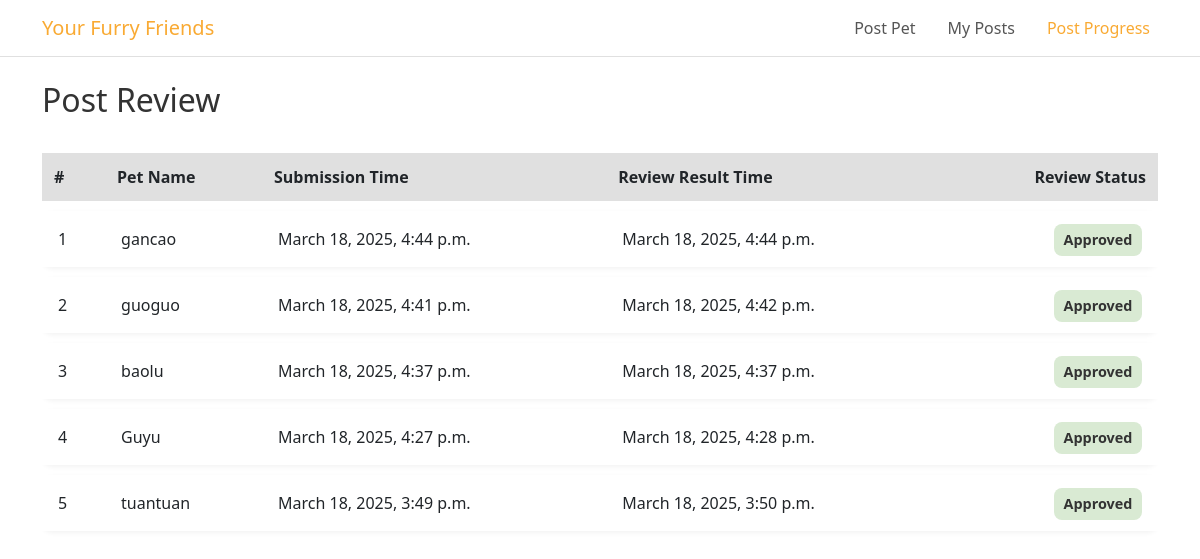
The app's page /posts/review_status/ (signed in) with its own data.
### posts/models.py (models this page shows, shortened)
class PostPetInfo(models.Model):
    post_info_id = models.AutoField(primary_key=True)
    pet = models.ForeignKey(Pet, on_delete=models.CASCADE)  # 🐶 关联宠物信息
    user = models.ForeignKey(
        settings.AUTH_USER_MODEL,  # ✅ 这里用 `settings.AUTH_USER_MODEL`
        on_delete=models.CASCADE,
        related_name="posted_pets",
        null = True,
        blank = True
    )  # ✅ **确保正确关联 `accounts.User`**
    email = models.EmailField(max_length=254, blank=True, null=True)  # ✅新增Email字段
    home_type = models.CharField(max_length=20,
                                 choices=[('Apartment', 'Apartment'), ('House', 'House'),
                                          ('Townhouse', 'Townhouse'), ('Farm/Rural', 'Farm/Rural')],
                                 default='Apartment'
                                 )
    home_ownership = models.CharField(max_length=20,
                                      choices=[('Own', 'Own'), ('Rent', 'Rent'),
                                          ('Living with parents', 'Living with parents'), ('Other', 'Other')],
                                      default='Own'
                                      )
    has_other_pets = models.TextField(blank=True, null=True)
    has_children = models.CharField(max_length=10,
                                      choices=[('0', '0'), ('1', '1'),
                                           ('2', '2'), ('3', '3'),
                                           ('4', '4'), ('5', '5')],
                                      default='0'
                                      )
    experience_with_pets = models.TextField(blank=True, null=True)
    reason_for_fostering = models.TextField(blank=True, null=True)
    pet_passport = models.TextField(blank=True, null=True)
    vaccinated = models.CharField(max_length=20,
                                 choices=[('Yes', 'Yes'), ('No', 'No'),
                                         ],
                                 default='No'
                                 )
    status = models.CharField(
        max_length=20, choices=[('Pending', 'Pending'), ('Approved', 'Approved'), ('Rejected', 'Rejected')],
        default='Pending'
    )  # 📌 **审核状态**
    created_at = models.DateTimeField(auto_now_add=True)
    review_time = models.DateTimeField(null=True, blank=True)

class Pet(models.Model):
    pet_id = models.AutoField(primary_key=True)
    name = models.CharField(max_length=100)
    sex = models.CharField(max_length=10, choices=[('Male', 'Male'), ('Female', 'Female')])
    age = models.CharField(max_length=10, choices=[('Young', 'Young'), ('Adult', 'Adult')])
    weight = models.FloatField()
    breed = models.CharField(max_length=100, blank=True, null=True)
    size = models.CharField(max_length=50, choices=[('Small', 'Small'), ('Medium', 'Medium'), ('Large', 'Large')])
    status = models.CharField(max_length=20, choices=[('Available', 'Available'), ('Adopted', 'Adopted')], default='Available')
    posted_by = models.ForeignKey(settings.AUTH_USER_MODEL, on_delete=models.CASCADE)  # 关联用户
    created_at = models.DateTimeField(auto_now_add=True)
    type = models.CharField(max_length=50, choices=[('Dog', 'Dog'), ('Cat', 'Cat')])

### posts/views.py (the view)
# urls.py: path('review_status/', views.review_status, name='postReview'),  # 发布审核
def review_status(request):
    post_list = PostPetInfo.objects.filter(user=request.user).order_by('-created_at')
    context = {
        'post_list': post_list
    }
    return render(request, 'posts/postReview.html', context)

### templates/posts/postReview.html (shortened to what this page needs)
<!DOCTYPE html>
<html lang="en">
<head>
  <link href="https://cdn.jsdelivr.net/npm/bootstrap@5.3.0/dist/css/bootstrap.min.css" rel="stylesheet">
</head>
<body>
  <nav class="navbar navbar-expand-lg navbar-custom">
    <div class="container">
      <a class="navbar-brand" href="/adoptions/">Your Furry Friends</a>
      <div class="collapse navbar-collapse" id="navbarNav">
        <ul class="navbar-nav ms-auto">
          <li class="nav-item">
            <a class="nav-link" href="/posts/">Post Pet</a>
          </li>
          <li class="nav-item">
            <a class="nav-link" href="/posts/my_posts/">My Posts</a>
          </li>
          <li class="nav-item">
            <a class="nav-link active" href="/posts/review_status/">Post Progress</a>
          </li>
        </ul>
      </div>
    </div>
  </nav>
  <div class="container mt-4">
    <h2 class="mb-4">Post Review</h2>
    <div class="table-responsive">
      <table class="table table-custom">
        <thead>
          <tr>
            <th scope="col">#</th>
            <th scope="col">Pet Name</th>
            <th scope="col">Submission Time</th>
            <th scope="col">Review Result Time</th>
            <th scope="col" class="status-col">Review Status</th>
          </tr>
        </thead>
        <tbody>
          {% for post in post_list %}
          <tr>
            <td>{{ forloop.counter }}</td>
            <td>{{ post.pet.name }}</td>
            <td>{{ post.created_at }}</td>
            <td>{{ post.review_time|default:"-" }}</td>
            <td class="status-col">
              <span class="status-badge {{ post.status|lower }}">{{ post.status }}</span>
            </td>
          </tr>
          {% empty %}
          <tr>
            <td colspan="5" class="text-center">No review data available.</td>
          </tr>
          {% endfor %}
        </tbody>
      </table>
    </div>
  </div>
</body>
</html>

### templates/posts/postReview.html (style rules this page uses)
:root { --primary-orange: #F9AA33; --light-gray: #e0e0e0; --text-dark: #333; --status-approved: #d9ead3; --status-pending: #fff2cc; --status-rejected: #f4cccc; }
body { background-color: #fff; color: var(--text-dark); }
.navbar-custom { background-color: #fff; border-bottom: 1px solid var(--light-gray); }
.navbar-brand, .navbar-brand:link, .navbar-brand:visited { color: var(--primary-orange) !important; text-decoration: none; transition: color 0.2s ease-in-out; }
.navbar-nav .nav-link { color: #555 !important; margin-left: 1rem; transition: color 0.2s ease-in-out; }
.navbar-nav .nav-link.active { color: var(--primary-orange) !important; }
.table-custom { border-collapse: separate; border-spacing: 0 10px; }
.table-custom thead th { background-color: var(--light-gray); border: none; font-weight: bold; padding: 0.75rem; }
.table-custom tbody tr { background-color: #fff; border-radius: 10px; box-shadow: 0 2px 5px rgba(0,0,0,0.05); }
.table-custom tbody td { vertical-align: middle; border-top: none; border-bottom: none; padding: 1rem; }
.status-badge { padding: 0.4rem 0.6rem; border-radius: 0.5rem; color: var(--text-dark); font-size: 0.9rem; font-weight: bold; }
.status-badge.approved { background-color: var(--status-approved); }
.status-col { text-align: right; white-space: nowrap; }

### records on screen
PostPetInfo: pet.name "gancao", created_at "March 18, 2025, 4:44 p.m.", review_time "March 18, 2025, 4:44 p.m.", status "Approved"
PostPetInfo: pet.name "guoguo", created_at "March 18, 2025, 4:41 p.m.", review_time "March 18, 2025, 4:42 p.m.", status "Approved"
PostPetInfo: pet.name "baolu", created_at "March 18, 2025, 4:37 p.m.", review_time "March 18, 2025, 4:37 p.m.", status "Approved"
PostPetInfo: pet.name "Guyu", created_at "March 18, 2025, 4:27 p.m.", review_time "March 18, 2025, 4:28 p.m.", status "Approved"
PostPetInfo: pet.name "tuantuan", created_at "March 18, 2025, 3:49 p.m.", review_time "March 18, 2025, 3:50 p.m.", status "Approved"
